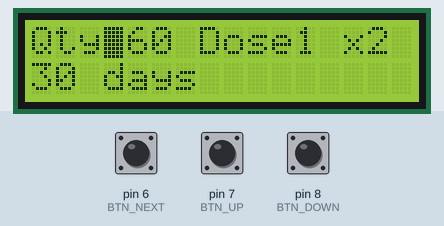
Recording of a sketch running on a simulated Arduino Uno, built with avr-gcc and run on an emulated ATmega328P. Parts: 16×2 character LCD. Inputs (shaded band) come from the test bench; at power-on: pin 7 (BTN_UP) HIGH, pin 8 (BTN_DOWN) HIGH, pin 6 (BTN_NEXT) HIGH. What the sketch prints to the serial monitor is not drawn.

Above: at 1.2 s.
1.3 s: pin 7 (BTN_UP) pulled LOW for 1 s
At 1.7 s:
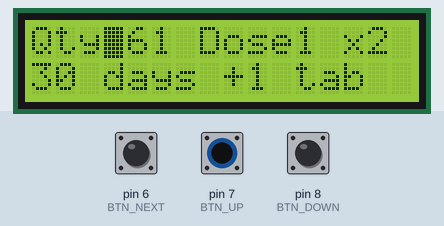
3.8 s: pin 8 (BTN_DOWN) pulled LOW for 3.2 s
At 7.5 s:
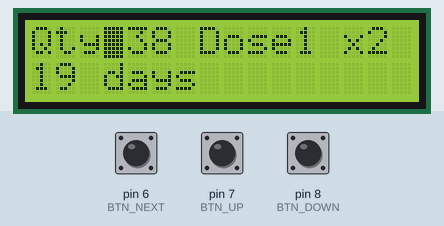
8.5 s: pin 6 (BTN_NEXT) pulled LOW for 0.15 s
At 8.9 s:
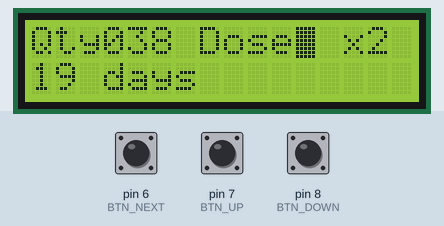
10.1 s: pin 7 (BTN_UP) pulled LOW for 0.15 s
At 11.2 s:
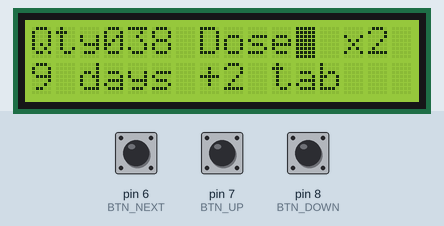
11.7 s: pin 6 (BTN_NEXT) pulled LOW for 1 s
At 12.5 s:
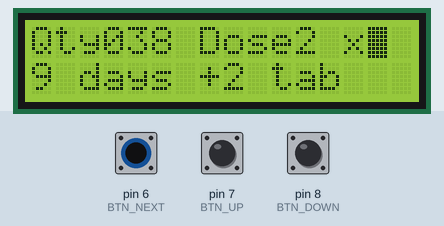
14.2 s: pin 8 (BTN_DOWN) pulled LOW for 0.15 s
At 15.6 s:
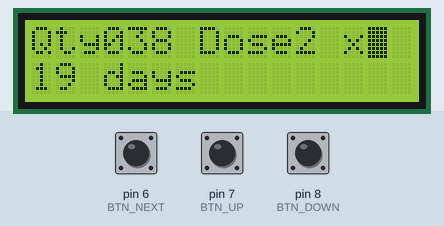
Timing chart, 0 to 16.8 s (numbered marks = the images above; inputs shaded):
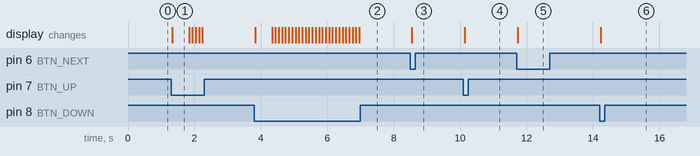

The sketch:

supply_quanity.ino
```cpp
#include <LiquidCrystal.h>

LiquidCrystal lcd(12, 11, 5, 4, 3, 2);  // RS, E, D4, D5, D6, D7

const int BTN_NEXT = 6;
const int BTN_UP = 7;
const int BTN_DOWN = 8;

int quantity = 60;     // tablets in the bottle
int perDose = 1;       // tablets per dose
int timesPerDay = 2;   // doses per day
int field = 0;         // 0 = quantity, 1 = per dose, 2 = times per day

struct Button {
  int pin;
  bool stable;
  bool lastReading;
  unsigned long lastChange;
  unsigned long pressedAt;
  unsigned long lastRepeat;
};

Button btnNext = {BTN_NEXT, HIGH, HIGH, 0, 0, 0};
Button btnUp   = {BTN_UP,   HIGH, HIGH, 0, 0, 0};
Button btnDown = {BTN_DOWN, HIGH, HIGH, 0, 0, 0};

// true on a debounced press; with repeat, also fires while held down
bool buttonTriggered(Button &b, unsigned long now, bool repeat) {
  bool reading = digitalRead(b.pin);
  if (reading != b.lastReading) {
    b.lastChange = now;
    b.lastReading = reading;
  }
  if (now - b.lastChange > 30 && reading != b.stable) {
    b.stable = reading;
    if (b.stable == LOW) {
      b.pressedAt = now;
      b.lastRepeat = now;
      return true;
    }
  }
  if (repeat && b.stable == LOW && now - b.pressedAt > 500 && now - b.lastRepeat > 100) {
    b.lastRepeat = now;
    return true;
  }
  return false;
}

void printLine(int row, const char* text) {
  lcd.setCursor(0, row);
  int n = 0;
  while (text[n] != '\0' && n < 16) {
    lcd.print(text[n]);
    n++;
  }
  while (n < 16) {
    lcd.print(' ');
    n++;
  }
}

void adjust(int delta) {
  if (field == 0)      quantity    = constrain(quantity + delta, 1, 999);
  else if (field == 1) perDose     = constrain(perDose + delta, 1, 9);
  else                 timesPerDay = constrain(timesPerDay + delta, 1, 9);
}

void draw() {
  int dailyUse = perDose * timesPerDay;  // never 0, every value starts at 1
  int days = quantity / dailyUse;        // integer division rounds down
  int leftover = quantity % dailyUse;

  char line[24];
  snprintf(line, sizeof(line), "Qty%03d Dose%d x%d", quantity, perDose, timesPerDay);
  printLine(0, line);

  if (leftover > 0) snprintf(line, sizeof(line), "%d days +%d tab", days, leftover);
  else              snprintf(line, sizeof(line), "%d days", days);
  printLine(1, line);

  // blinking cursor shows which number you're editing
  const int cols[3] = {3, 11, 14};
  lcd.setCursor(cols[field], 0);

  Serial.print(quantity);   Serial.print(",");
  Serial.print(perDose);    Serial.print(",");
  Serial.print(timesPerDay); Serial.print(",");
  Serial.print(days);       Serial.print(",");
  Serial.println(leftover);
}

void setup() {
  Serial.begin(9600);
  pinMode(BTN_NEXT, INPUT_PULLUP);
  pinMode(BTN_UP, INPUT_PULLUP);
  pinMode(BTN_DOWN, INPUT_PULLUP);
  lcd.begin(16, 2);
  lcd.blink();
  Serial.println("quantity,per_dose,times_per_day,days,leftover");
  draw();
}

void loop() {
  unsigned long now = millis();
  bool changed = false;

  if (buttonTriggered(btnNext, now, false)) { field = (field + 1) % 3; changed = true; }
  if (buttonTriggered(btnUp, now, true))    { adjust(+1); changed = true; }
  if (buttonTriggered(btnDown, now, true))  { adjust(-1); changed = true; }

  if (changed) draw();
}
```

Measured:
- after the input at 1.3 s, the display: changes at once (image 1)
- after the input at 3.8 s, the display: first changes at once (image 2 shows a later state)
- after the input at 8.5 s, the display: changes at once (image 3)
- after the input at 10.1 s, the display: changes at once (image 4)
- after the input at 11.7 s, the display: changes at once (image 5)
- after the input at 14.2 s, the display: changes at once (image 6)
- what the display in image 1 shows lasts 0.5 s, from 1.3 s to 1.8 s
